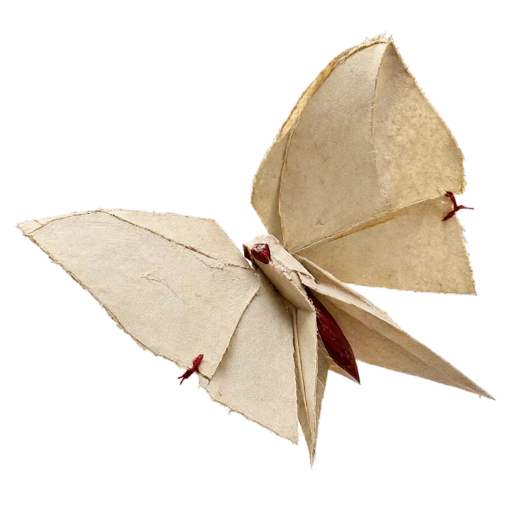
#> input picture docs/media/paper-moth-master.png, 1024 x 1024 px (shown at 1/2 size)
$ python generate_bee_sprite_assets.py
#> lines starting #> are read from the running program, lines starting #| are printed output that depends on the picture
#!/usr/bin/env python3
"""The large rungs from the cut-out actor, the swarm picture from the bee.

Same mechanic the bee wave used: below 48 px the vector rig draws the mark, from
48 px the app icons carry the rendered actor, cut out of its sheet by measurement
(`scripts/extract_moth_master.py`). This script owns that upper ladder; the vector
cuts, the tab vector, the tray template and the in-app vectors belong to
`scripts/generate_brand_assets.py` — run that one first.

The bee is not gone: it is the badge of the sub-agents that work in parallel, and
its 3D actor writes `docs/media/swarm-bee-512.png`.

Writes the PWA rungs from 48 px up, the Tauri PNG ladder, the Windows squares,
`icon.icns`, `icon.ico`, and the swarm picture.
"""
from __future__ import annotations

import json
import subprocess
import tempfile
from pathlib import Path

from PIL import Image, ImageDraw, ImageFilter

ROOT = Path(__file__).resolve().parents[1]
MOTH = ROOT / "docs" / "media" / "paper-moth-master.png"
BEE = ROOT / "app" / "public" / "onboarding" / "bee-3d-hero.png"
PUBLIC = ROOT / "app" / "public"
TAURI = ROOT / "app" / "src-tauri" / "icons"
MEDIA = ROOT / "docs" / "media"

#: Sizes where the rendered actor replaces the vector: below 48 the figure's
#: detail is dust and the vector cut is the sharper drawing.
RENDERED_FROM = 48
GROUND = (11, 11, 11)


def _actor(path: Path) -> Image.Image:
    image = Image.open(path).convert("RGBA")
#> image is the input picture: PIL image 1024x1024 RGBA; mean R, G, B, A 66.8, 58.8, 47.8, 84.3
    bbox = image.getchannel("A").getbbox()
#> bbox = (30, 60, 993, 943)
    assert bbox, f"{path.name} has no opaque pixels"
    return image.crop(bbox)
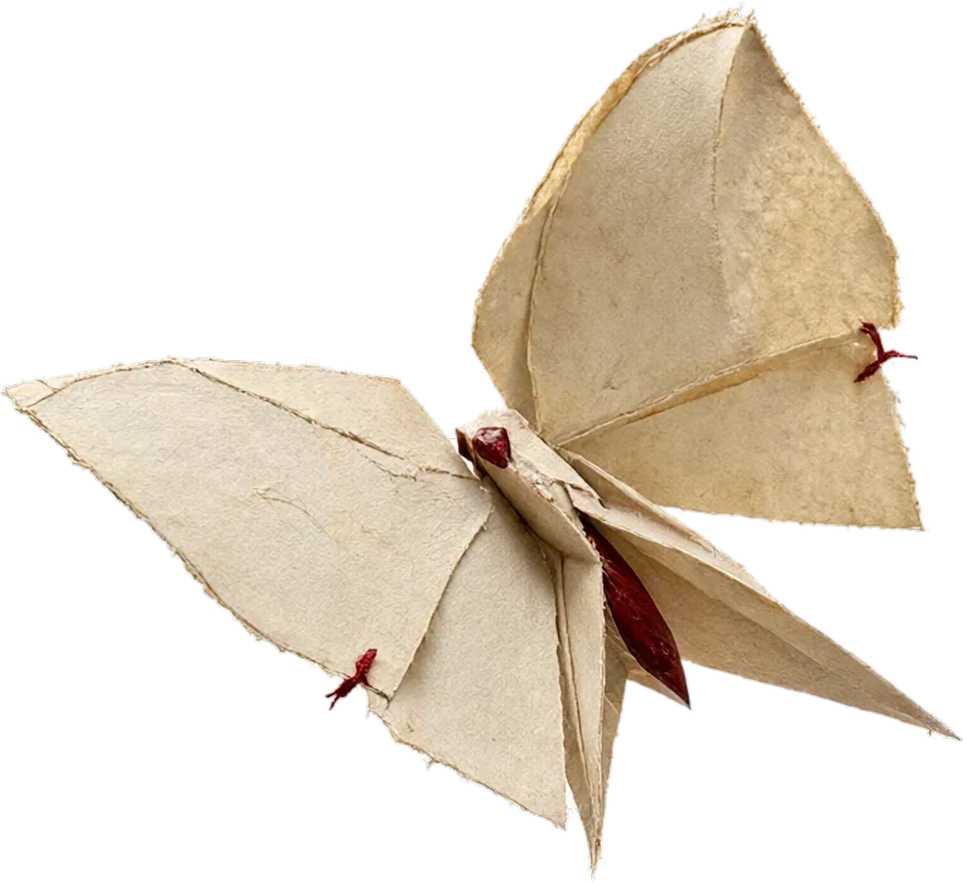
#> returned value: PIL image 963x883 RGBA; mean R, G, B, A 82.3, 72.5, 58.9, 103.9; transparent parts drawn white


def _tile(actor: Image.Image, size: int, padding: float = 0.10,
          rounded: bool = True) -> Image.Image:
    """The actor floating on the brand ground: a warm glow behind it and a soft
    contact shadow under it, so it reads as a body above the field rather than a
    pasted rectangle."""
    canvas = Image.new("RGBA", (size, size), (0, 0, 0, 0) if rounded else GROUND + (255,))
    draw = ImageDraw.Draw(canvas)
    inset = max(1, round(size * 0.035)) if rounded else 0
    radius = round(size * 0.21) if rounded else 0
    draw.rounded_rectangle((inset, inset, size - inset, size - inset), radius=radius,
                           fill=GROUND + (255,))
    # The tile's fine bevel: one unit of #2E2926, the same edge the app's panels carry,
    # so the paper reads as lying on a surface rather than floating in a void.
    if rounded and size >= 64:
        draw.rounded_rectangle((inset, inset, size - inset, size - inset), radius=radius,
                               outline=(46, 41, 38, 255), width=max(1, round(size / 512)))

    glow = Image.new("RGBA", (size, size), (0, 0, 0, 0))
    ImageDraw.Draw(glow).ellipse(
        (size * 0.10, size * 0.06, size * 0.90, size * 0.86), fill=(255, 191, 71, 34))
    canvas = Image.alpha_composite(canvas, glow.filter(ImageFilter.GaussianBlur(size * 0.07)))

    box = round(size * (1 - 2 * padding))
    scale = min(box / actor.width, box / actor.height)
    body = actor.resize((max(1, round(actor.width * scale)),
                         max(1, round(actor.height * scale))), Image.LANCZOS)

    shadow = Image.new("RGBA", (size, size), (0, 0, 0, 0))
    ImageDraw.Draw(shadow).ellipse(
        (size * 0.18, size * 0.72, size * 0.82, size * 0.94), fill=(0, 0, 0, 120))
    canvas = Image.alpha_composite(canvas, shadow.filter(ImageFilter.GaussianBlur(size * 0.05)))

    canvas.alpha_composite(body, ((size - body.width) // 2, (size - body.height) // 2))
    return canvas


def _write(image: Image.Image, path: Path) -> None:
    path.parent.mkdir(parents=True, exist_ok=True)
    image.save(path)


def main() -> int:
    if not MOTH.is_file():
        raise SystemExit(f"missing cut-out actor: {MOTH} (run scripts/extract_moth_master.py)")
    moth = _actor(MOTH)
    ladder = {
        PUBLIC / "icon-512.png": (512, 0.09, True),
        PUBLIC / "icon-192.png": (192, 0.09, True),
        PUBLIC / "icon-maskable-512.png": (512, 0.16, False),
        PUBLIC / "icon-maskable-192.png": (192, 0.16, False),
        PUBLIC / "apple-touch-icon-180.png": (180, 0.09, False),
        PUBLIC / "favicon.png": (48, 0.09, True),
        TAURI / "icon.png": (512, 0.09, True),
        TAURI / "128x128@2x.png": (256, 0.09, True),
        TAURI / "128x128.png": (128, 0.09, True),
    }
    for name, size in (
        ("Square310x310Logo.png", 310), ("Square284x284Logo.png", 284),
        ("Square150x150Logo.png", 150), ("Square142x142Logo.png", 142),
        ("Square107x107Logo.png", 107), ("Square89x89Logo.png", 89),
        ("Square71x71Logo.png", 71), ("Square44x44Logo.png", 44),
        ("Square30x30Logo.png", 30), ("StoreLogo.png", 50),
    ):
        ladder[TAURI / name] = (size, 0.09, True)
    for path, (size, padding, rounded) in ladder.items():
        _write(_tile(moth, size, padding, rounded), path)
#> this loop made 19 passes
#> pass 1, in _tile, `canvas = Image.alpha_composite(canvas, glow.filter(ImageFilter.Gaussia..`:
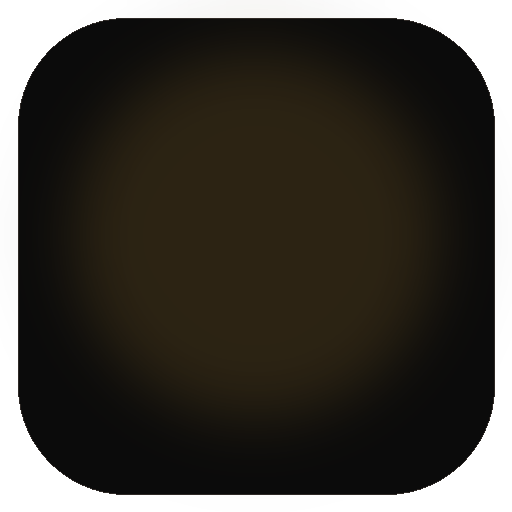
#> canvas: PIL image 512x512 RGBA; mean R, G, B, A 24.2, 20.2, 12.9, 211.7; transparent parts drawn white

    # Windows .ico: the rendered rungs from this ladder, the small ones from the
    # vector raster the brand script already wrote.
    frames = []
    for size in (16, 24, 32, 48, 64, 128, 256):
        source = (_tile(moth, size) if size >= RENDERED_FROM
#> (the run stopped early here; a loop or call above may not have finished)

$ run again, with docs/media/paper-moth-cut.png copied over docs/media/paper-moth-master.png
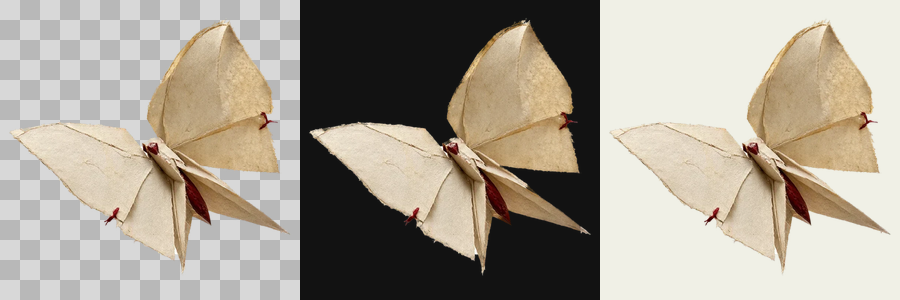
#> input picture docs/media/paper-moth-cut.png, 900 x 300 px
#> bbox = (0, 0, 900, 300)
#> the loop in main, `for path, (size, padding, rounded) in ladder.items():` made 19 passes
#> pass 1, in _tile, `body = actor.resize((max(1, round(actor.width * scale)), max(1, round(..`:
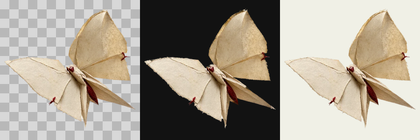
#> body: PIL image 420x140 RGBA; mean R, G, B, A 167, 159.2, 146.3, 255
